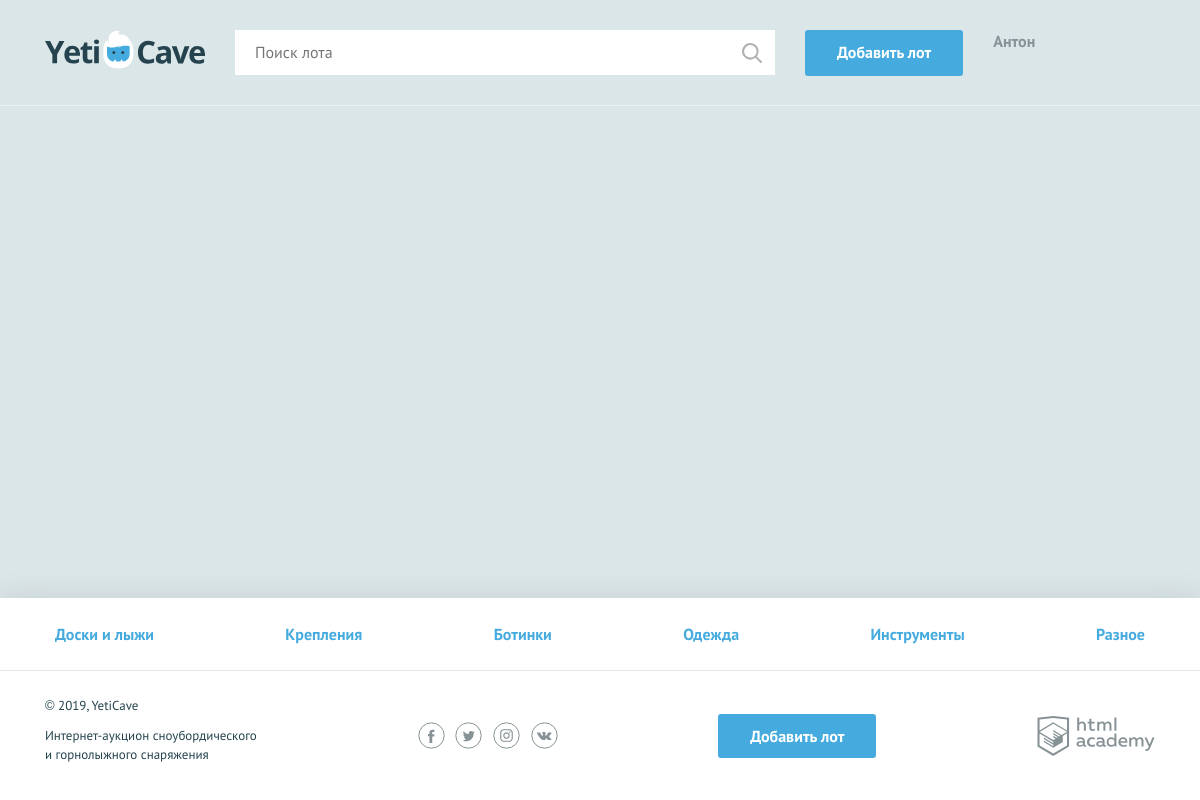
Screenshot of /lot.php with the database file from the repository.
### tables this page shows
CREATE TABLE categories (
  id INT AUTO_INCREMENT PRIMARY KEY,
  title_category CHAR(100) UNIQUE NOT NULL,
  alias CHAR(50) NOT NULL
);

### functions.php (called while the page is built, shortened)
<?php
function include_template ($name, $data) {
    $name = 'templates/' . $name;
    extract($data);
    require $name;
    return ob_get_clean();
};
function db_get_prepare_stmt ($link, $sql, $data = []) {
    $stmt = mysqli_prepare($link, $sql);
    return $stmt;
};
function db_fetch_data ($link, $sql, $data = []) {
    $stmt = db_get_prepare_stmt($link, $sql, $data);
    mysqli_stmt_execute($stmt);
    if ($res = mysqli_stmt_get_result($stmt)) {
        return mysqli_fetch_all($res, MYSQLI_ASSOC);
    }
}

### config.php (called while the page is built, shortened)
<?php
$is_auth = rand(0, 1);
$user_name = "Антон";

### templates/layout.php (the view, shortened to what this page needs)
<!DOCTYPE html>
<html lang="ru">
<head>
    <link href="css/normalize.min.css" rel="stylesheet">
    <link href="css/style.css" rel="stylesheet">
</head>
<body>
<div class="page-wrapper">
<header class="main-header">
    <div class="main-header__container container">
        <a class="main-header__logo">
            <img src="img/logo.svg" width="160" height="39" alt="Логотип компании YetiCave">
        </a>
        <form class="main-header__search" method="get" action="https://echo.htmlacademy.ru">
            <input type="search" name="search" placeholder="Поиск лота">
            <input class="main-header__search-btn" type="submit" name="find" value="Найти">
        </form>
        <a class="main-header__add-lot button" href="add.php">Добавить лот</a>
        <nav class="user-menu">
        <?php if ($is_auth): ?>
            <div class="user-menu__logged">
                <p><?= $user_name; ?></p>
            </div>
        <?php endif; ?>
        </nav>
    </div>
</header>
</div>
<footer class="main-footer">
    <nav class="nav">
        <ul class="nav__list container">
            <?php foreach ($categories as $alias => $category): ?>
                <li class="nav__item">
                    <a href="index.php?category=<?= $category["alias"]; ?>"><?= $category["title_category"]; ?></a>
                </li>
            <?php endforeach; ?>
        </ul>
    </nav>
    <div class="main-footer__bottom container">
        <div class="main-footer__copyright">
            <p>© 2019, YetiCave</p>
            <p>Интернет-аукцион сноубордического и горнолыжного снаряжения</p>
        </div>
        <div class="main-footer__social social">
            <a class="social__link social__link--facebook" href="#">
            </a>
            <a class="social__link social__link--twitter" href="#">
            </a>
            <a class="social__link social__link--instagram" href="#">
            </a>
            <a class="social__link social__link--vkontakte" href="#">
            </a>
        </div>
        <a class="main-footer__add-lot button" href="add-lot.html">Добавить лот</a>
        <div class="main-footer__developed-by">
            <a class="logo-academy" href="https://htmlacademy.ru/intensive/php">
            </a>
        </div>
    </div>
</footer>
</body>
</html>

### css/style.css (style rules this page uses)
html, body { height: 100%; }
.page-wrapper { display: flex; flex-direction: column; min-height: 100%; margin-bottom: -202px; }
.page-wrapper::after { content: ""; display: block; }
.page-wrapper::after { height: 85px; }
body { min-width: 1140px; background-color: #dbe6e9; font-family: "PT Sans", sans-serif; font-weight: 400; font-size: 16px; line-height: 26px; color: #25434e; }
a { text-decoration: none; }
.container { width: 1110px; margin: 0 auto; padding: 0 15px; }
.button { display: block; padding: 9px 32px; background-color: #45abde; color: #ffffff; text-align: center; font-weight: 700; border: none; border-radius: 3px; }
.main-header { padding: 30px 0 29px; border-bottom: 1px solid rgba(255, 255, 255, 0.5); }
.main-header__container { display: -webkit-flex; display: -ms-flexbox; display: flex; -webkit-justify-content: flex-start; -ms-flex-pack: start; justify-content: flex-start; }
.main-header__logo { display: block; margin-right: 30px; }
.main-header__search { position: relative; width: 540px; margin-right: 30px; }
.main-header__search input[type="search"] { width: 100%; padding: 8px 19px 9px 19px; border: 1px solid #ffffff; }
.main-header__search-btn { content: ""; position: absolute; top: 3px; right: 3px; width: 20px; height: 20px; padding: 20px; background: url("../img/search.svg") center no-repeat; opacity: 0.3; border: 0; font-size: 0; }
.main-header__add-lot { max-width: 160px; margin-right: 30px; }
.user-menu { display: -webkit-flex; display: -ms-flexbox; display: flex; }
.user-menu__logged { color: #879296; line-height: 22px; }
.user-menu__logged p { font-weight: 700; margin: 0; }
.main-footer { background-color: #ffffff; box-shadow: 0 0 30px 0 rgba(0, 0, 0, 0.1); }
.main-footer__bottom { display: -webkit-flex; display: -ms-flexbox; display: flex; -webkit-justify-content: space-between; -ms-flex-pack: justify; justify-content: space-between; -webkit-align-items: center; -ms-flex-align: center; align-items: center; padding: 25px 0; }
.main-footer__copyright { max-width: 212px; }
.main-footer__copyright p { margin: 0; margin-bottom: 11px; font-size: 13px; line-height: 19px; }
.main-footer__social { width: 140px; }
.social { display: -webkit-flex; display: -ms-flexbox; display: flex; -webkit-justify-content: space-between; -ms-flex-pack: justify; justify-content: space-between; -webkit-flex-wrap: wrap; -ms-flex-wrap: wrap; flex-wrap: wrap; }
.social__link { width: 27px; height: 27px; }
.logo-academy { display: block; width: 118px; height: 40px; }
.nav { background-color: #ffffff; border-bottom: 1px solid #e1e6e7; }
.nav__list { display: -webkit-flex; display: -ms-flexbox; display: flex; -webkit-justify-content: space-between; -ms-flex-pack: justify; justify-content: space-between; -webkit-flex-wrap: wrap; -ms-flex-wrap: wrap; flex-wrap: wrap; list-style: none; }
.nav__item a { position: relative; display: block; padding: 12px 10px; font-weight: 700; color: #45abde; }
.nav__item a::before { content: ""; display: none; position: absolute; bottom: 0; width: calc(100% - 20px); height: 3px; background-color: #e2e5e6; }
.main-footer .nav__item a { padding: 23px 10px; }

### rows the page displays
categories: title_category "Доски и лыжи"
categories: title_category "Крепления"
categories: title_category "Ботинки"
categories: title_category "Одежда"
categories: title_category "Инструменты"
categories: title_category "Разное"

### other values shown
$user_name "Антон"
